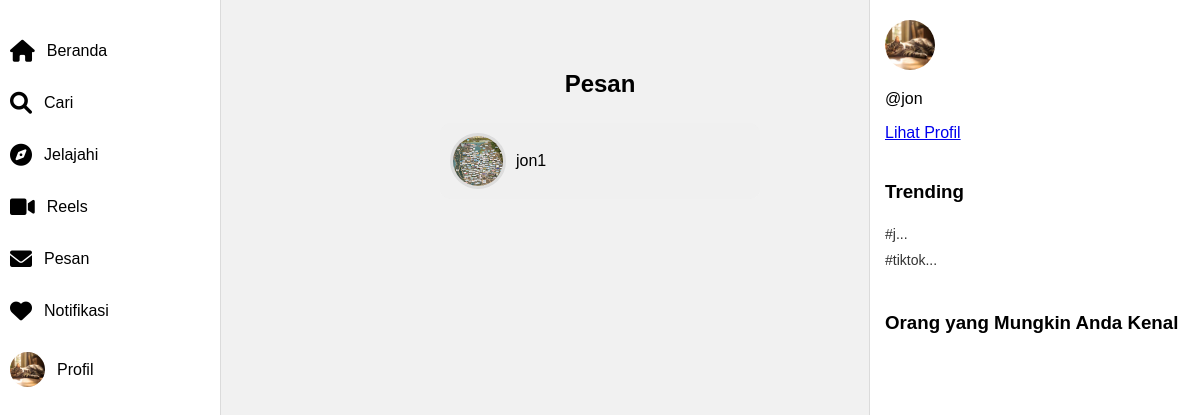
The app's page /pages/chat.php (signed in) with its own data.
### tables this page shows
CREATE TABLE `users` (
  `id` int(11) NOT NULL,
  `first_name` varchar(50) NOT NULL,
  `username` varchar(50) NOT NULL,
  `last_name` varchar(50) NOT NULL,
  `email` varchar(100) NOT NULL,
  `password` varchar(255) NOT NULL,
  `gender` enum('Laki-laki','Perempuan') NOT NULL,
  `birthdate` date NOT NULL,
  `created_at` timestamp NOT NULL DEFAULT current_timestamp(),
  `profile_picture` varchar(255) DEFAULT 'default-profile.jpg',
  `profile_photo` varchar(255) DEFAULT NULL,
  `otp_code` varchar(6) DEFAULT NULL,
  `bio` text DEFAULT NULL
);

### pages/chat.php (the view, shortened to what this page needs)
<?php
include '../config.php';
$current_user_id = $_SESSION['user_id'];
$user_id = $_GET['user_id'] ?? null;
if (!$user_id) {
    $queryChats = $conn->prepare(
        "SELECT users.id, users.username, users.profile_picture, MAX(messages.created_at) AS last_message_time
        FROM messages
        JOIN users ON (messages.sender_id = users.id OR messages.receiver_id = users.id)
        WHERE (messages.sender_id = ? OR messages.receiver_id = ?) AND users.id != ?
        GROUP BY users.id, users.username, users.profile_picture
        ORDER BY last_message_time DESC"
    );
    $queryChats->bind_param("iii", $current_user_id, $current_user_id, $current_user_id);
    $queryChats->execute();
    $chats = $queryChats->get_result()->fetch_all(MYSQLI_ASSOC);
    ?>
    <!DOCTYPE html>
    <html lang="id">
    <head>
        <link rel="stylesheet" href="../chat.css">
        <link rel="stylesheet" href="https://cdnjs.cloudflare.com/ajax/libs/font-awesome/6.0.0/css/all.min.css">
        <?php include '../includes/sidebar.php'; ?>
    <?php include '../includes/right_sidebar.php'; ?>
    </head>
    <body>
    <div class="chat-list">
        <h2>Pesan</h2>
        <?php foreach ($chats as $chat): ?>
            <a href="chat.php?user_id=<?= $chat['id'] ?>" class="chat-item">
                <img src="../uploads/profile_pictures/<?= $chat['profile_picture'] ?? 'default_profile.png' ?>" class="profile-picture">
                <span><?= htmlspecialchars($chat['username']) ?></span>
            </a>
        <?php endforeach; ?>
    </div>
    </body>
    </html>
    <?php
    exit;
}
?>

### includes/sidebar.php (shortened to what this page needs)
<?php
require '../config.php';
$user_id = $_SESSION['user_id'] ?? null;
$profile_picture = "../uploads/profile_pictures/default-profile.jpg";
if ($user_id) {
    $stmt = $conn->prepare("SELECT profile_picture FROM users WHERE id = ?");
    $stmt->bind_param("i", $user_id);
    $stmt->execute();
    $user = $stmt->get_result()->fetch_assoc();
    if (!empty($user['profile_picture'])) {
        $profile_picture = "../uploads/profile_pictures/" . htmlspecialchars($user['profile_picture']);
    }
}
?>
<div class="sidebar">
    <ul>
        <li><a href="../pages/home.php"><i class="fas fa-home"></i><span>Beranda</span></a></li>
        <li><a href="../search.php"><i class="fas fa-search"></i><span>Cari</span></a></li>
        <li><a href="../explore.php"><i class="fas fa-compass"></i><span>Jelajahi</span></a></li>
        <li><a href="../pages/reels.php"><i class="fas fa-video"></i><span>Reels</span></a></li>
        <li><a href="../pages/chat.php"><i class="fas fa-envelope"></i><span>Pesan</span></a></li>
        <li>
    <a href="../pages/notif.php" class="notif-icon-container" onclick="openNotifications()">
        <i class="fas fa-heart"></i><span>Notifikasi</span>
    </a>
</li>
        <li>
            <a href="../pages/profil.php">
                <img src="<?= $profile_picture ?>" alt="Profile Picture" class="sidebar-profile-pic">
                <span>Profil</span>
            </a>
        </li>
    </ul>
</div>

### includes/right_sidebar.php (shortened to what this page needs)
<?php
include 'config.php';
$user_id = $_SESSION['user_id'] ?? 0;
$queryUser = $conn->prepare("SELECT username, profile_picture FROM users WHERE id = ?");
$queryUser->bind_param("i", $user_id);
$queryUser->execute();
$resultUser = $queryUser->get_result();
$user = $resultUser->fetch_assoc();
$queryTrending = $conn->query("
    SELECT p.caption, COUNT(c.id) AS total_comments
    FROM posts p
    LEFT JOIN comments c ON p.id = c.post_id
    GROUP BY p.id
    ORDER BY total_comments DESC
    LIMIT 5
");
$trendingTopics = $queryTrending->fetch_all(MYSQLI_ASSOC);
?>
<div class="right-sidebar">
    <div class="profile-section">
    <img src="<?php echo !empty($user['profile_picture']) ? '../uploads/profile_pictures/' . $user['profile_picture'] : '../images/default_profile.png'; ?>" alt="Profile Picture">
        <p>@<?= htmlspecialchars($user['username']) ?></p>
        <a href="profil.php">Lihat Profil</a>
    </div>
    <div class="trending-section">
        <h3>Trending</h3>
        <ul>
            <?php foreach ($trendingTopics as $topic): ?>
                <li>#<?= htmlspecialchars(substr($topic['caption'], 0, 20)) ?>...</li>
            <?php endforeach; ?>
        </ul>
    </div>
    <div class="suggested-section">
        <h3>Orang yang Mungkin Anda Kenal</h3>
    </div>
</div>

### chat.css (style rules this page uses)
body { font-family: Arial, sans-serif; background: #f1f1f1; }
.chat-list { display: flex; flex-direction: column; align-items: center; justify-content: flex-start; height: 100vh; text-align: center; margin-top: 50px; }
.profile-picture { width: 110px; height: 110px; border-radius: 50%; object-fit: cover; border: 3px solid #ddd; }
.chat-item { display: flex; align-items: center; width: 300px; padding: 10px; margin: 5px 0; background: #f0f0f0; border-radius: 10px; text-decoration: none; color: black; }
.chat-item img { width: 50px; height: 50px; border-radius: 50%; margin-right: 10px; }

### includes/sidebar.php (style rules this page uses)
.sidebar { position: fixed; left: 0; top: 0; width: 220px; height: 100vh; background: white; border-right: 1px solid #dbdbdb; display: flex; flex-direction: column; padding-top: 20px; }
.sidebar ul { list-style: none; padding: 0; margin: 0; }
.sidebar ul li { margin: 10px 0; }
.sidebar ul li a { display: flex; align-items: center; padding: 10px; font-size: 16px; color: black; text-decoration: none; }
.sidebar ul li a i { font-size: 22px; margin-right: 12px; }
.sidebar-profile-pic { width: 35px; height: 35px; border-radius: 50%; object-fit: cover; margin-right: 12px; }
.notif-icon-container { position: relative; display: flex; align-items: center; padding: 10px; cursor: pointer; color: black; text-decoration: none; }

### includes/right_sidebar.php (style rules this page uses)
.right-sidebar { position: fixed; right: 0; top: 0; width: 300px; height: 100vh; background: white; border-left: 1px solid #dbdbdb; display: flex; flex-direction: column; padding-top: 20px; padding-left: 15px; padding-right: 15px; overflow-y: auto; }
.profile-section, .trending-section, .suggested-section { margin-bottom: 20px; }
.profile-section img { width: 50px; height: 50px; border-radius: 50%; object-fit: cover; margin-right: 10px; }
.trending-section ul { list-style: none; padding: 0; margin: 0; }
.trending-section li { font-size: 14px; color: #333; padding: 5px 0; }

### records on screen
users: profile_picture (picture), username "jon"
users: profile_picture (picture), username "jon1"

### other values on screen
substr($topic['caption'], 0, 20) "j"
substr($topic['caption'], 0, 20) "tiktok"
